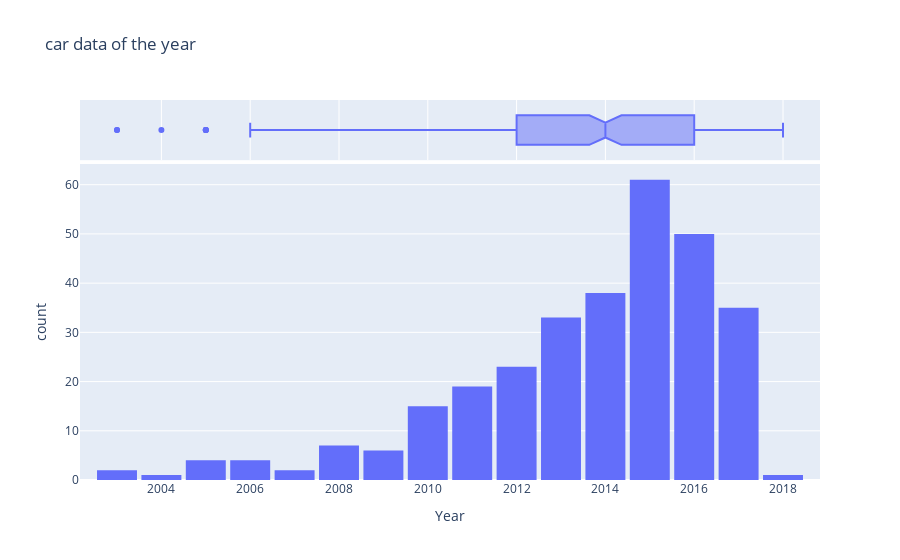

The notebook cell this image was saved under:
### Markdown cell above
# Analysis of Numerical Features

The year column is a numerical column, as we can see the max value is 2018, and the min is 2003, we can visualize using a histogram, with 16 bins (one bin for each year). So below we could see the number of cars available (count) for each year.

### Code cell
import plotly.express as px

fig= px.histogram(car_data, x='Year', title='car data of the year', nbins=16, marginal='box')
fig.update_layout(bargap=0.1)
fig.show()

### Figure 1 — Plotly figure (JSON) as saved in the notebook; plotly's stock layout.template omitted (floating-point values rounded to 4 significant figures; data arrays with more than 128 entries replaced by an {"elided": "..."} marker saying what was removed)
{"data": [{"bingroup": "x", "hovertemplate": "Year=%{x}<br>count=%{y}<extra></extra>", "legendgroup": "", "marker": {"color": "#636efa", "pattern": {"shape": ""}}, "name": "", "nbinsx": 16, "orientation": "v", "showlegend": false, "type": "histogram", "x": {"elided": "301 int values"}, "xaxis": "x", "yaxis": "y"}, {"hovertemplate": "Year=%{x}<extra></extra>", "legendgroup": "", "marker": {"color": "#636efa"}, "name": "", "notched": true, "showlegend": false, "type": "box", "x": {"elided": "301 int values"}, "xaxis": "x2", "yaxis": "y2"}], "layout": {"bargap": 0.1, "barmode": "relative", "legend": {"tracegroupgap": 0}, "title": {"text": "car data of the year"}, "xaxis": {"anchor": "y", "domain": [0, 1], "title": {"text": "Year"}}, "xaxis2": {"anchor": "y2", "domain": [0, 1], "matches": "x", "showgrid": true, "showticklabels": false}, "yaxis": {"anchor": "x", "domain": [0, 0.8316], "title": {"text": "count"}}, "yaxis2": {"anchor": "x2", "domain": [0.8416, 1], "matches": "y2", "showgrid": false, "showline": false, "showticklabels": false, "ticks": ""}}}
